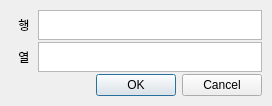
<?xml version="1.0" encoding="UTF-8"?>
<ui version="4.0">
 <class>Dialog</class>
 <widget class="QDialog" name="Dialog">
  <property name="geometry">
   <rect>
    <x>0</x>
    <y>0</y>
    <width>272</width>
    <height>101</height>
   </rect>
  </property>
  <property name="sizePolicy">
   <sizepolicy hsizetype="Fixed" vsizetype="Fixed">
    <horstretch>0</horstretch>
    <verstretch>0</verstretch>
   </sizepolicy>
  </property>
  <property name="windowTitle">
   <string>Dialog</string>
  </property>
  <layout class="QGridLayout" name="gridLayout">
   <property name="leftMargin">
    <number>10</number>
   </property>
   <property name="topMargin">
    <number>10</number>
   </property>
   <property name="rightMargin">
    <number>10</number>
   </property>
   <property name="bottomMargin">
    <number>10</number>
   </property>
   <property name="spacing">
    <number>2</number>
   </property>
   <item row="0" column="1">
    <layout class="QVBoxLayout" name="verticalLayout" stretch="2,2,1">
     <item>
      <layout class="QHBoxLayout" name="horizontalLayout" stretch="1,8">
       <property name="spacing">
        <number>0</number>
       </property>
       <item>
        <widget class="QLabel" name="row_label">
         <property name="sizePolicy">
          <sizepolicy hsizetype="Expanding" vsizetype="Fixed">
           <horstretch>0</horstretch>
           <verstretch>0</verstretch>
          </sizepolicy>
         </property>
         <property name="maximumSize">
          <size>
           <width>16777215</width>
           <height>30</height>
          </size>
         </property>
         <property name="text">
          <string>행</string>
         </property>
         <property name="alignment">
          <set>Qt::AlignCenter</set>
         </property>
        </widget>
       </item>
       <item>
        <widget class="QTextEdit" name="row_text_edit">
         <property name="sizePolicy">
          <sizepolicy hsizetype="Expanding" vsizetype="Fixed">
           <horstretch>0</horstretch>
           <verstretch>0</verstretch>
          </sizepolicy>
         </property>
         <property name="maximumSize">
          <size>
           <width>16777215</width>
           <height>30</height>
          </size>
         </property>
         <property name="lineWrapMode">
          <enum>QTextEdit::WidgetWidth</enum>
         </property>
        </widget>
       </item>
      </layout>
     </item>
     <item>
      <layout class="QHBoxLayout" name="horizontalLayout_2" stretch="1,8">
       <property name="spacing">
        <number>0</number>
       </property>
       <item>
        <widget class="QLabel" name="col_label">
         <property name="sizePolicy">
          <sizepolicy hsizetype="Expanding" vsizetype="Expanding">
           <horstretch>0</horstretch>
           <verstretch>0</verstretch>
          </sizepolicy>
         </property>
         <property name="maximumSize">
          <size>
           <width>16777215</width>
           <height>30</height>
          </size>
         </property>
         <property name="text">
          <string>열</string>
         </property>
         <property name="alignment">
          <set>Qt::AlignCenter</set>
         </property>
        </widget>
       </item>
       <item>
        <widget class="QTextEdit" name="col_text_edit">
         <property name="maximumSize">
          <size>
           <width>16777215</width>
           <height>30</height>
          </size>
         </property>
        </widget>
       </item>
      </layout>
     </item>
     <item>
      <widget class="QDialogButtonBox" name="buttonBox">
       <property name="sizePolicy">
        <sizepolicy hsizetype="Expanding" vsizetype="Expanding">
         <horstretch>0</horstretch>
         <verstretch>0</verstretch>
        </sizepolicy>
       </property>
       <property name="standardButtons">
        <set>QDialogButtonBox::Cancel|QDialogButtonBox::Ok</set>
       </property>
      </widget>
     </item>
    </layout>
   </item>
  </layout>
 </widget>
 <resources/>
 <connections/>
</ui>
